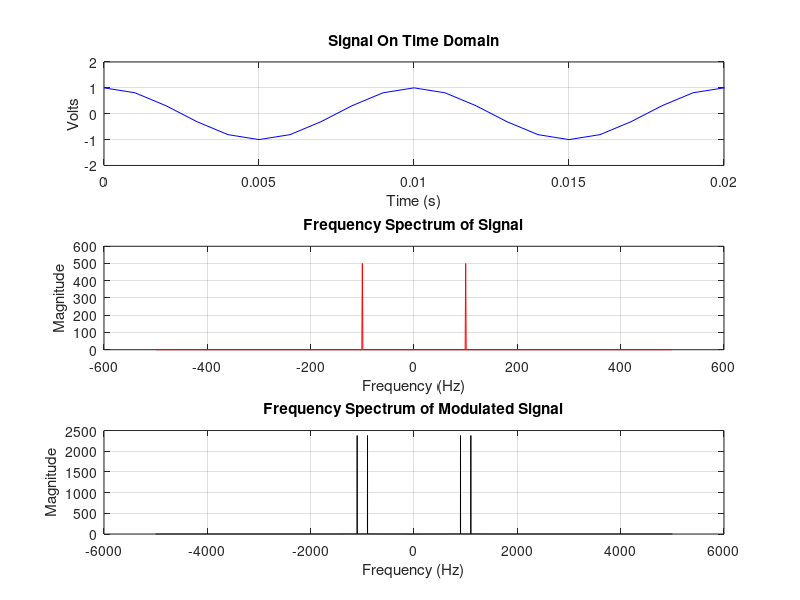

This chart was generated by the following MATLAB code:
%% fft for sin(2*pi*f*t)
clear
clc
close all

%% message signal
fm = 100;         % 10 KHz
Fs = 10*fm;
t = 0:1/Fs:1-1/Fs;
y = cos(2*pi*fm*t);
subplot(3,1,1)
plot(t,y, 'b');
title("Signal On Time Domain")
xlabel("Time (s)")
ylabel("Volts")
grid on 
ylim([-2 2])
xlim([0 2*1/fm])

%% fft of message signal 
Y = fftshift(fft(y));
f = -Fs/2:1:Fs/2-1;
subplot(3,1,2)
plot(f, abs(Y), 'r');
title("Frequency Spectrum of Signal")
xlabel("Frequency (Hz)")
ylabel("Magnitude")
grid on 

%% carrier signal
n = 0;
delta_f = 50*10^3;              % 50 KHz
f_o = 1000;                     % 100 KHz
fn = f_o + n*delta_f;           % carrier frequency
Fs_carrier = 10*fn;
t = 0:1/Fs_carrier:1-1/Fs_carrier;
carrier_signal = cos(2*pi*fn*t);

%% AM modulation
modulating_signal = interp(y, Fs_carrier/length(y));
% [NUM, DEN] = numden(sym(Fs_carrier/length(y)));
% modulating_signal = resample(y, double(NUM), double(DEN));

% sound(y , 44100)
modulated_signal = carrier_signal.*modulating_signal; 
MODULATED_SIGNAL = fftshift(fft(modulated_signal));

f = -length(MODULATED_SIGNAL)/2:1:length(MODULATED_SIGNAL)/2-1;
subplot(3,1,3)
plot(f,abs(MODULATED_SIGNAL), 'k');
title("Frequency Spectrum of Modulated Signal")
xlabel("Frequency (Hz)")
ylabel("Magnitude")
grid on 
axis 'auto xy'

%% test cos with high frequency
% clear
% clc
% close all
% Fs = 10000;
% t = 0 : 1/Fs : 1-1/Fs;  % Fs points
% Fm = 1000;
% y = cos(2*pi*Fm*t);
% plot(t, y)
% ylim([-2 2])
% xlim([0 0.01])